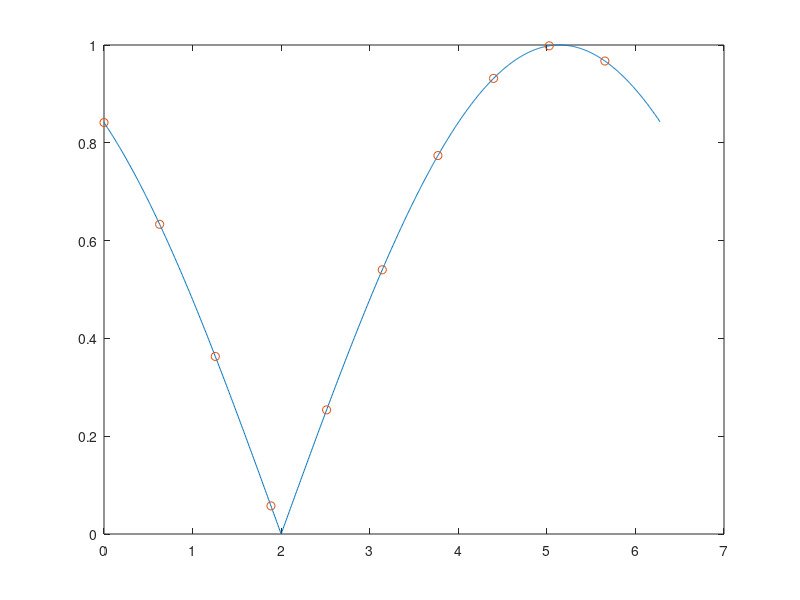

This figure's MATLAB source: (Note: this script raises an error after producing the figure.)
%% Interpolate a periodic function by trigonometric polynomial, even number of nodes

%% Plot function and interpolation points
% We want to approximate the 2 pi periodic function u(t) = abs(sin(t/2-1))
% using $p\in {\cal T}_n^{\cos}$ with n=5. This space has dimension m=10, so 
% we use 10 equidistant data points j*2*pi/m, j=0,...,m-1.

u = @(t) abs(sin(t/2-1));
m = 10;                    % even number of data points
t = (0:m-1)'*2*pi/m;       % interpolation points 

U = u(t);                  % data used for interpolation

mp = 1000;                 % for plotting use finer mesh of mp=1000 equidistant points         
tp = (0:mp-1)'*2*pi/mp;
plot(tp,u(tp),t,U,'o'); hold on  % plot function at points tp, points used for interpolation 

%% Apply the Discrete Fourier Transform
% We want to find the interpolating function
%
% $$p(t) = \sum_{k=0}^n a_k \cos(kt) + \sum_{k=1}^{n-1} b_k \sin(kt)$$
%
% We use the FFT to obtain the coefficient vectors $[a_0,\ldots,a_n]$ and $[b_1,\ldots,b_{n-1}]$. 
[a,b] = cossin_transform(U);  % coefficients of interpolating function

%% Extend the coefficient vectors with zeros, apply the inverse transform
% We want to evaluate the interpolating function on a finer mesh with mp points.
% We extend the a and b vectors with zeros for higher frequencies.
% 
% These padded coefficient vectors ap and bp still represent the same interpolating function,
% but now the inverse transform yields values on a finer mesh.

K = (mp-m)/2;
ap = [a;zeros(K,1)];       % extend a and b vector with K zeros
bp = [b;zeros(K,1)];       

Up = inv_cossin_transform(ap,bp);  % this gives now function values on fine grid with 1000 points tp

plot(tp,Up); hold off; axis tight
legend('u(t)', 'interpolation points', 'p(t)','Location','best')
hold off